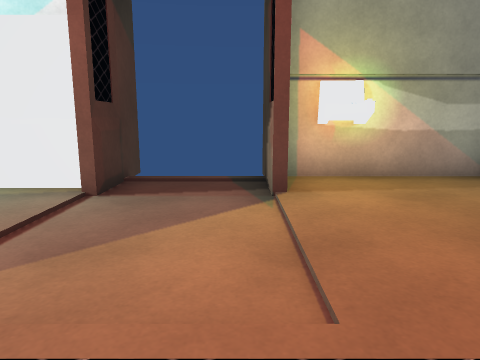
[1] (above)

15 first-person views from a walk through a scene from a Unity 3-D project. The camera is 1.2 m above the floor, tilts 10° down and sees 70° across. Doors are open. The floor is counted in squares, 1 m on a side. Each view is taken from the middle of a square. On the plan, view 1 faces up. The plan holds only what a view shows up to about 14 squares ahead; the rest is blank. Some surface patterns are stand-ins.

[2]
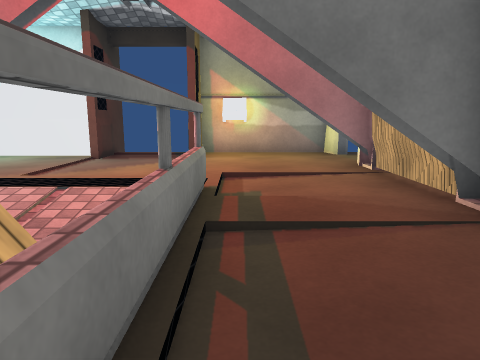

[3]
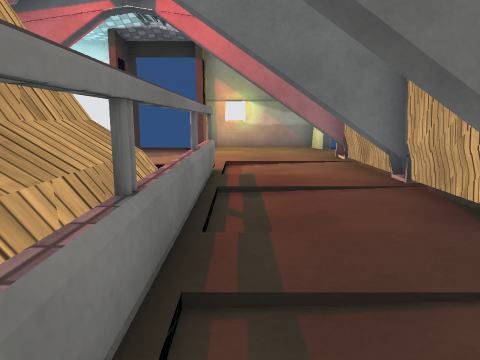

[4]
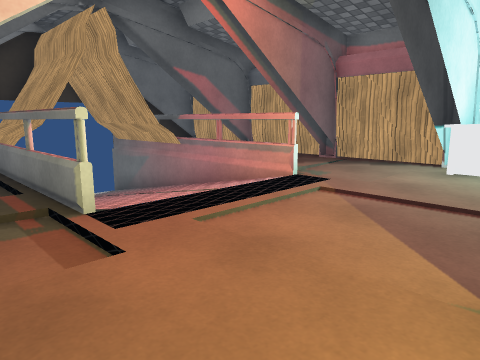

[5]
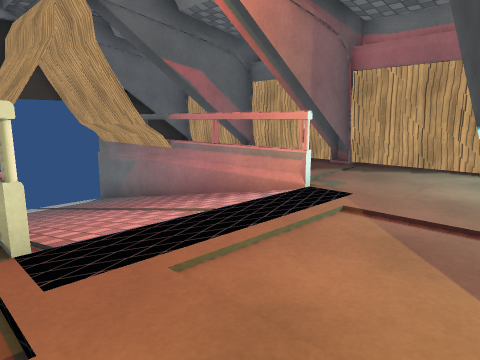

[6]
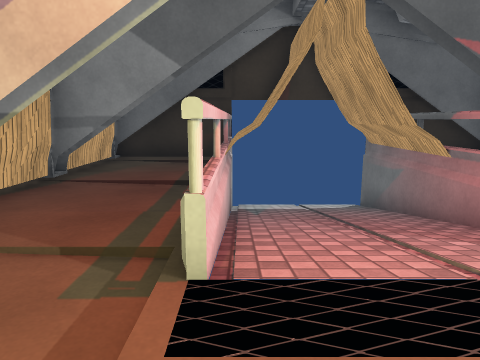

[7]
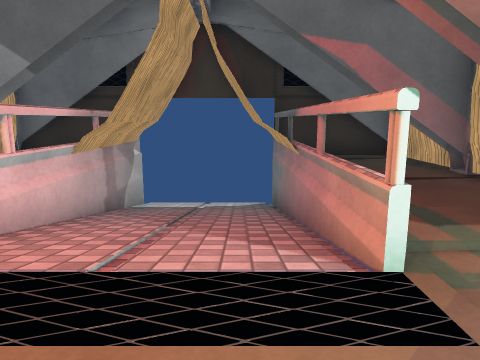

[8]
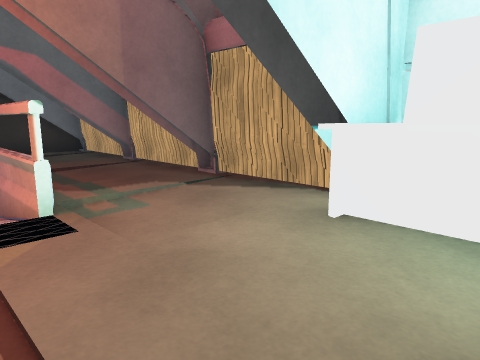

[9]
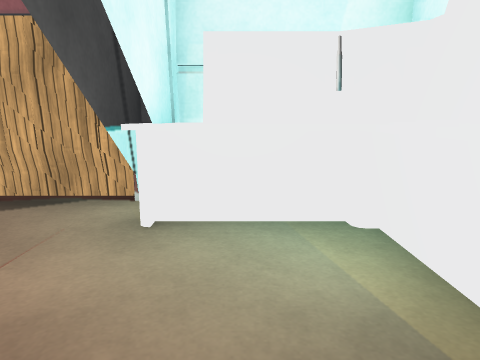

[10]
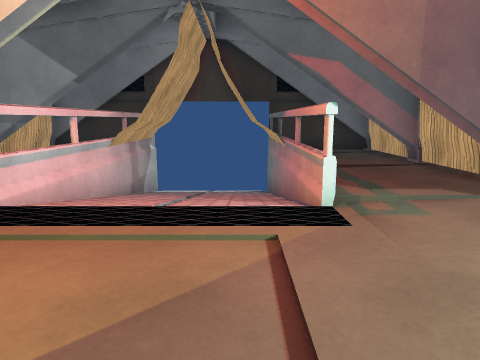

[11]
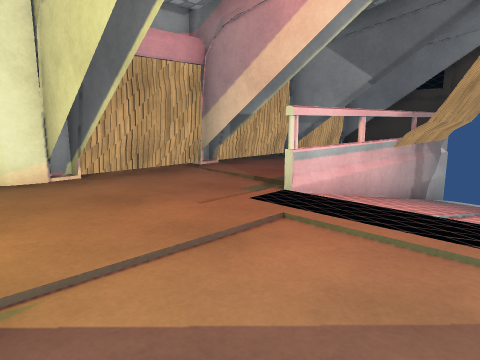

[12]
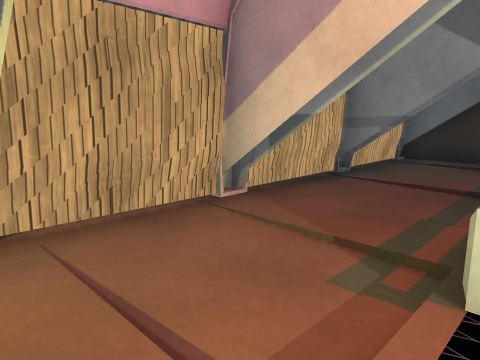

[13]
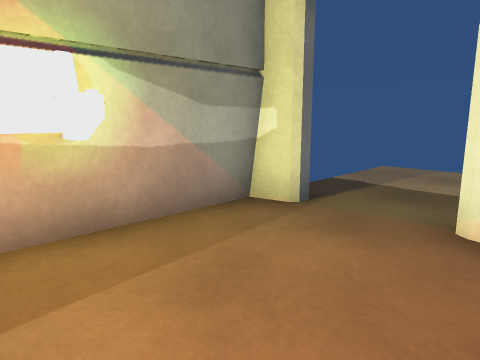

[14]
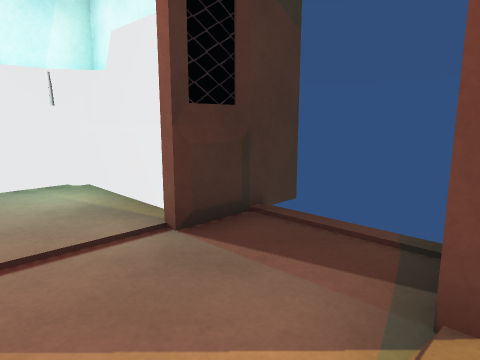

[15]
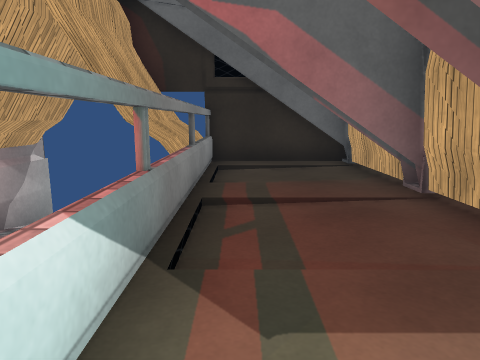

### Floor plan
Key: @ floor where view 1 was taken; # wall or solid block; . main floor; - floor 1.5 m lower than the main floor; / step, stairs or slope; D open door; = window, fence, low wall or low ledge; O other object.
Columns run from 7 left of view 1 to 9 right of it. Each row starts with its distance up from view 1.
  7      DDD#####
  6  OOOO#..#O..D....
  5  OOOO.......D....
  4  O..........D...
  3 #O#........##
  2 #...........#
  1 #...........#
  0 #...=./@=...#
 -1 ###.=///=..##
 -2 #...#///#...#
 -3 #...=///=...#
 -4 ###.#///#.###
 -5 ###.#///#.###
 -6 #...#///#...#
 -7 #...#///#...#
 -8 #####-/-#####

Positions as (right, up) in squares from view 1, and headings:
1: (0, 0), facing up
2: (2, -5), facing up
3: (2, -7), facing up
4: (3, 5), facing down-left
5: (2, 4), facing down-left
6: (1, 3), facing down
7: (-2, 3), facing down
8: (-2, 5), facing down-left
9: (-2, 4), facing left
10: (-2, 5), facing down
11: (-2, 5), facing down-right
12: (1, 3), facing down-right
13: (1, 3), facing up-right
14: (1, 3), facing up-left
15: (-4, 1), facing down
